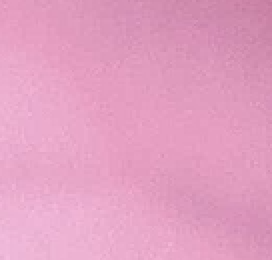
#> input picture TemplateMatching/images/template12.png, 136 x 130 px, given in place of the camera (shown 2 times larger)
$ python temp_match.py
#> lines starting #> are read from the running program, lines starting #| are printed output that depends on the picture; after the words box and inside, x2 and y2 are one past the last pixel; in counts of white or black regions, pixels touching at a corner belong together
import cv2
from matplotlib import pyplot as plt
import numpy as np


cap = cv2.VideoCapture(0) #Webcam Capture
#cap = cv2.VideoCapture('filename2.avi')

while(True):

    ret, frame = cap.read()
#> frame is the input picture: shape (130, 136, 3); mean B, G, R 193.1, 158.9, 226.7
    gray = cv2.cvtColor(frame, cv2.COLOR_BGR2GRAY)
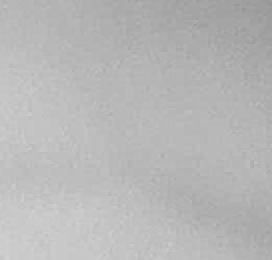
#> gray: shape (130, 136) (shown 2 times larger); min 148, max 211, mean 183.4

    for i in range(10,21):

        template = cv2.imread('images/template'+str(i)+'.png',0)
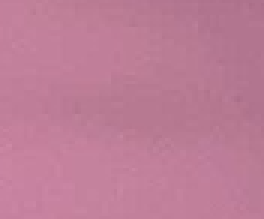
#> input picture TemplateMatching/images/template10.png, 88 x 73 px (shown 3 times larger)
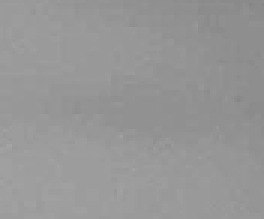
#> template: shape (73, 88) (shown 3 times larger); min 134, max 164, mean 150.4
        w, h = template.shape[::-1]
#> w = 88; h = 73
        res = cv2.matchTemplate(gray,template,cv2.TM_SQDIFF)
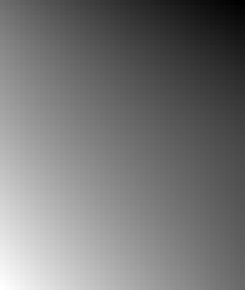
#> res: shape (58, 49) float32 (shown 5 times larger); min 4396459, max 11042443, mean 7480271.5; drawn with min black and max white
        min_val, max_val, min_loc, max_loc = cv2.minMaxLoc(res)
#> min_val = 4396459; max_val = 11042443; min_loc = (48, 0); max_loc = (0, 57)
        top_left = min_loc
#> top_left = (48, 0)
        bottom_right = (top_left[0] + w, top_left[1] + h)
#> bottom_right = (136, 73)


        cv2.rectangle(frame,top_left, bottom_right, 255, 1)
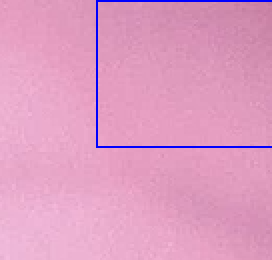
#> frame: shape (130, 136, 3) (shown 2 times larger); 1.4% of pixels changed, all inside (x1, y1, x2, y2) = (48, 0, 136, 74)
        cv2.putText(frame, 'Detected Vein: '+str(i), (top_left[0],top_left[1]-10),
            cv2.FONT_HERSHEY_PLAIN, 1.0, (255,255,255))

    imS = cv2.resize(frame,(960, 540))

    cv2.imshow('Test',imS)

    if cv2.waitKey(1) & 0xFF == ord('q'):
        break

cap.release()
cv2.destroyAllWindows()
